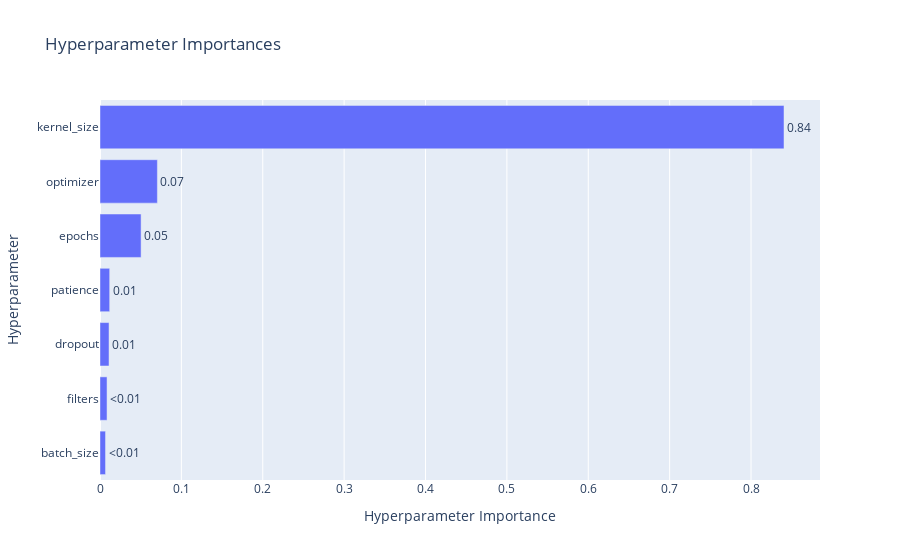

The cell this chart's notebook holds for it:
### Code cell
visualizations['param_importances']

### Figure 1 — Plotly figure (JSON) as saved in the notebook; plotly's stock layout.template omitted (floating-point values rounded to 4 significant figures)
{"data": [{"cliponaxis": false, "hovertemplate": ["batch_size (IntDistribution): 0.006792958138911484<extra></extra>", "filters (IntDistribution): 0.00865656092452249<extra></extra>", "dropout (FloatDistribution): 0.01111093576443396<extra></extra>", "patience (IntDistribution): 0.011891472403366406<extra></extra>", "epochs (IntDistribution): 0.05049297727410739<extra></extra>", "optimizer (CategoricalDistribution): 0.07052670133632791<extra></extra>", "kernel_size (IntDistribution): 0.8405283941583304<extra></extra>"], "name": "Objective Value", "orientation": "h", "text": ["<0.01", "<0.01", "0.01", "0.01", "0.05", "0.07", "0.84"], "textposition": "outside", "type": "bar", "x": [0.006793, 0.008657, 0.01111, 0.01189, 0.05049, 0.07053, 0.8405], "y": ["batch_size", "filters", "dropout", "patience", "epochs", "optimizer", "kernel_size"]}], "layout": {"title": {"text": "Hyperparameter Importances"}, "xaxis": {"title": {"text": "Hyperparameter Importance"}}, "yaxis": {"title": {"text": "Hyperparameter"}}}}
